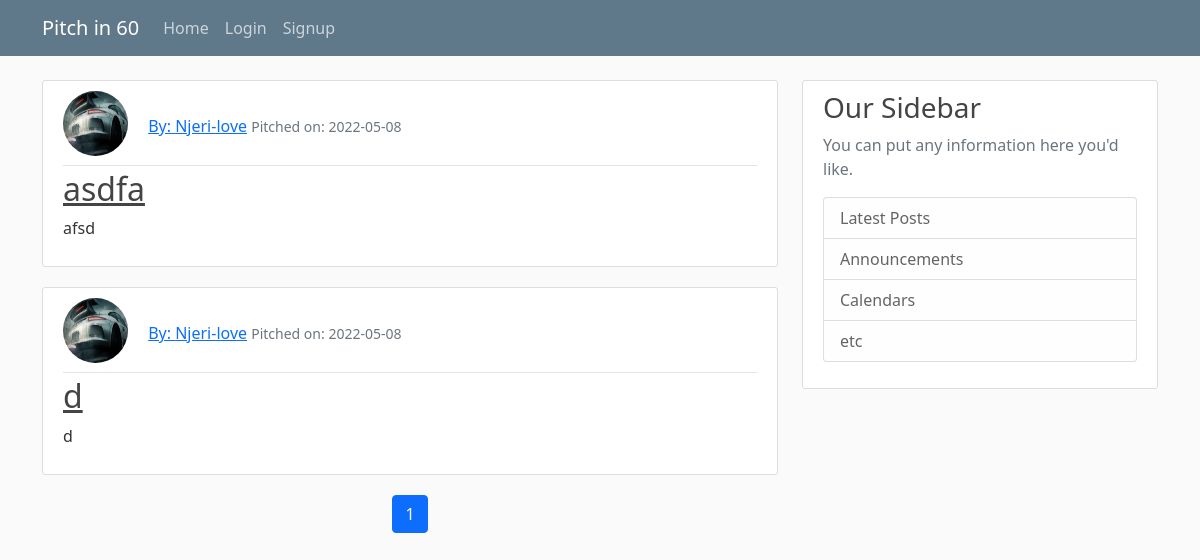
The app's page /, older data.
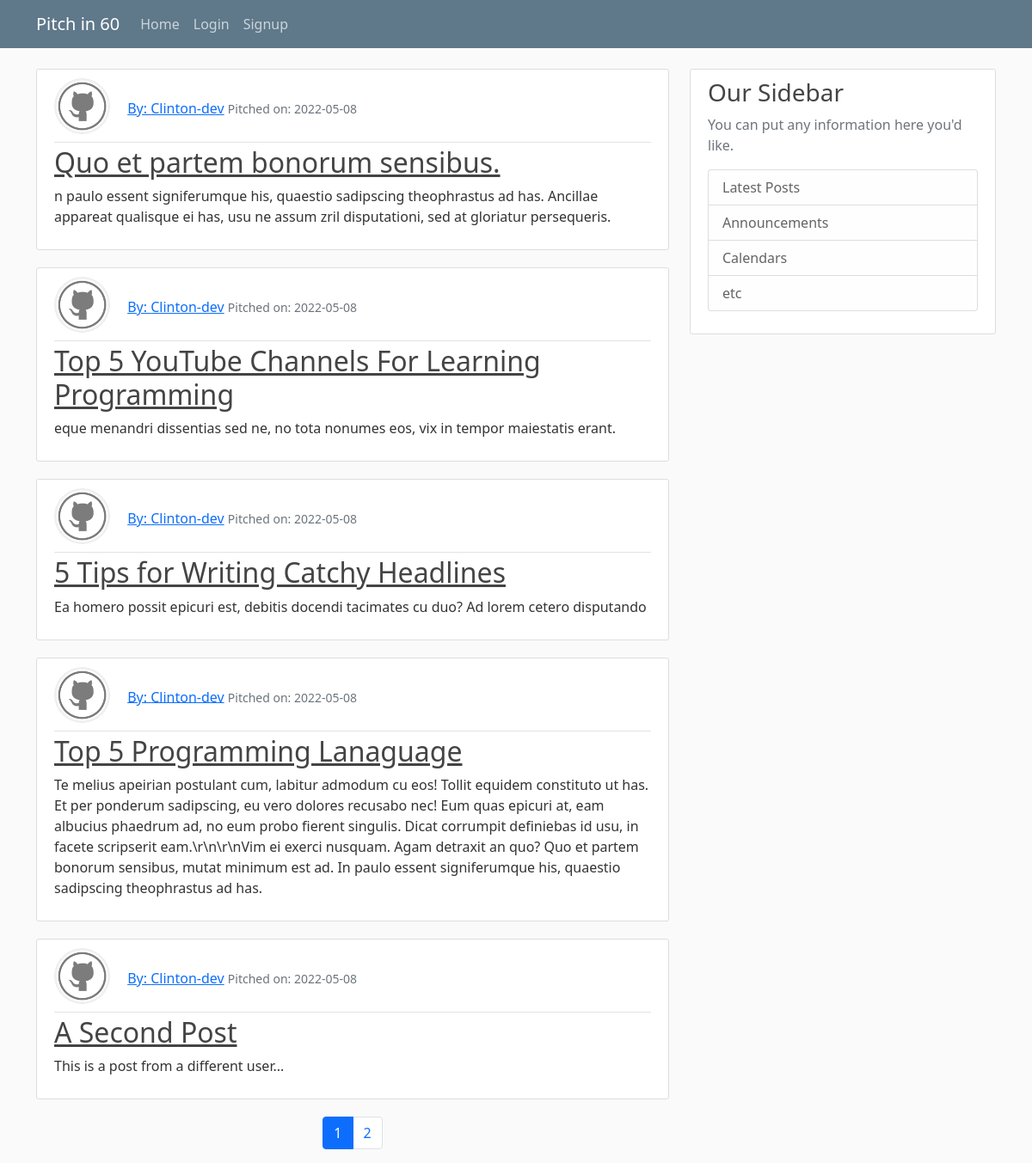
The same page, newer data.
### pitch/models.py (models this page shows, shortened)
class Pitch(db.Model):
    id = db.Column(db.Integer, primary_key=True)
    title = db.Column(db.String(100), nullable=False)
    date_posted = db.Column(db.DateTime, nullable=False, default=datetime.utcnow)
    content = db.Column(db.Text, nullable=False)
    user_id = db.Column(db.Integer, db.ForeignKey('user.id'), nullable=False)

class User(db.Model, UserMixin):
    id = db.Column(db.Integer, primary_key=True)
    username = db.Column(db.String(20), unique=True, nullable=False)
    email = db.Column(db.String(120), unique=True, nullable=False)
    image_file = db.Column(db.String(20), nullable=False, default='default.png')
    password = db.Column(db.String(60), nullable=False)
    pitches = db.relationship('Pitch', backref='author', lazy=True)

### pitch/main/routes.py (the view)
@main.route("/")
def index():
    page = request.args.get('page', 1, type=int)
    pitches = Pitch.query.order_by(Pitch.date_posted.desc()).paginate(page=page, per_page=5)
    return render_template("home.html", pitches=pitches, title="Pitch in a min")

### pitch/templates/home.html
{% extends "layout.html" %}
{% block content %}
    {% for pitch in pitches.items %}
        <article class="media content-section">
          <div class="media-body">
            <div class="article-metadata">
                <img class="rounded-circle article-img mb-2" src="{{ url_for('static', filename='profile-pics/' + pitch.author.image_file) }}" alt="{{pitch.author.username}} profile image">
                <a class="mr-2" href="{{url_for('users.user_pitches',username=pitch.author.username)}}">By: {{ pitch.author.username }}</a>
                <small class="text-muted">Pitched on: {{ pitch.date_posted.strftime('%Y-%m-%d') }}</small>
            </div>
            <h2><a class="article-title" href="{{url_for('pitches.pitch', pitch_id=pitch.id)}}">{{ pitch.title}}</a></h2>
            <p class="article-content">{{ pitch.content }}</p>
          </div>
        </article>
    {% endfor %}
    <nav aria-label="Page navigation example">
      <ul class="pagination justify-content-center">
        {% for page_no in pitches.iter_pages(left_edge=1,right_edge=1, left_current=1,right_current=2)%}
            {% if page_no %}
              {% if pitches.page == page_no %}
                <li class="page-item active"><a class="page-link" href="{{url_for('main.index', page=page_no)}}">{{page_no}}</a></li>
              {% else %}
                <li class="page-item"><a class="page-link" href="{{url_for('main.index', page=page_no)}}">{{page_no}}</a></li>
              {% endif %}
            {% else%}
              <li class="page-item disabled">
                <a class="page-link" href="#" tabindex="-1" aria-disabled="true">...</a>
              </li>
            {% endif %}
        {% endfor %}
      </ul>
    </nav>
{% endblock content%}

Row changes from the older to the newer data that the page shows:
no longer on this page (row unchanged): Pitch: image_file (picture), author.username "Njeri-love", date_posted "2022-05-08", title "asdfa", content "afsd"
no longer on this page (row edited): Pitch: image_file (picture), author.username "Njeri-love", date_posted "2022-05-08", title "d", content "d"
added Pitch: image_file (picture), author.username "Clinton-dev", date_posted "2022-05-08", title "Quo et partem bonorum sensibus.", content "n paulo essent signiferumque his, quaestio sadipscing theophrastus ad has. Ancillae appareat qualisque ei has, usu ne assum zril disputationi, sed at gloriatur persequeris."
added Pitch: image_file (picture), author.username "Clinton-dev", date_posted "2022-05-08", title "Top 5 YouTube Channels For Learning Programming", content "eque menandri dissentias sed ne, no tota nonumes eos, vix in tempor maiestatis erant."
added Pitch: image_file (picture), author.username "Clinton-dev", date_posted "2022-05-08", title "5 Tips for Writing Catchy Headlines", content "Ea homero possit epicuri est, debitis docendi tacimates cu duo? Ad lorem cetero disputando"
added Pitch: image_file (picture), author.username "Clinton-dev", date_posted "2022-05-08", title "Top 5 Programming Lanaguage", content "Te melius apeirian postulant cum, labitur admodum cu eos! Tollit equidem constituto ut has. Et per ponderum sadipscing, eu vero dolores recusabo nec! Eum quas epicuri at, eam albucius phaedrum ad, no eum probo fierent singulis. Dicat corrumpit definiebas id usu, in facete scripserit eam.\\r\\n\\r\\nVim ei exerci nusquam. Agam detraxit an quo? Quo et partem bonorum sensibus, mutat minimum est ad. In paulo essent signiferumque his, quaestio sadipscing theophrastus ad has."
added Pitch: image_file (picture), author.username "Clinton-dev", date_posted "2022-05-08", title "A Second Post", content "This is a post from a different user..."
Text that changed along with them:
new list line: "2"
